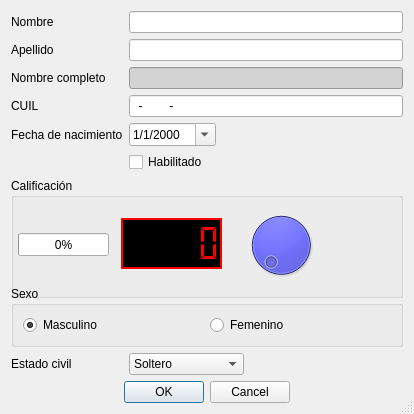
<?xml version="1.0" encoding="UTF-8"?>
<ui version="4.0">
 <class>Usuario</class>
 <widget class="QDialog" name="Usuario">
  <property name="geometry">
   <rect>
    <x>0</x>
    <y>0</y>
    <width>414</width>
    <height>414</height>
   </rect>
  </property>
  <property name="sizePolicy">
   <sizepolicy hsizetype="Preferred" vsizetype="Fixed">
    <horstretch>0</horstretch>
    <verstretch>1</verstretch>
   </sizepolicy>
  </property>
  <property name="minimumSize">
   <size>
    <width>0</width>
    <height>414</height>
   </size>
  </property>
  <property name="maximumSize">
   <size>
    <width>16777215</width>
    <height>414</height>
   </size>
  </property>
  <property name="windowTitle">
   <string>Dialog</string>
  </property>
  <property name="sizeGripEnabled">
   <bool>true</bool>
  </property>
  <layout class="QFormLayout" name="formLayout">
   <property name="fieldGrowthPolicy">
    <enum>QFormLayout::ExpandingFieldsGrow</enum>
   </property>
   <item row="0" column="0">
    <widget class="QLabel" name="label">
     <property name="text">
      <string>Nombre</string>
     </property>
     <property name="buddy">
      <cstring>lineEdit_Nombre</cstring>
     </property>
    </widget>
   </item>
   <item row="0" column="1">
    <widget class="QLineEdit" name="lineEdit_Nombre">
     <property name="inputMask">
      <string/>
     </property>
     <property name="maxLength">
      <number>32767</number>
     </property>
    </widget>
   </item>
   <item row="2" column="0">
    <widget class="QLabel" name="label_2">
     <property name="text">
      <string>Apellido</string>
     </property>
     <property name="buddy">
      <cstring>lineEdit_Apellido</cstring>
     </property>
    </widget>
   </item>
   <item row="2" column="1">
    <widget class="QLineEdit" name="lineEdit_Apellido">
     <property name="styleSheet">
      <string notr="true">font-weight: bold;</string>
     </property>
    </widget>
   </item>
   <item row="5" column="0">
    <widget class="QLabel" name="label_3">
     <property name="text">
      <string>CUIL</string>
     </property>
     <property name="buddy">
      <cstring>lineEdit_CUIL</cstring>
     </property>
    </widget>
   </item>
   <item row="5" column="1">
    <widget class="QLineEdit" name="lineEdit_CUIL">
     <property name="toolTip">
      <string>&lt;!DOCTYPE HTML PUBLIC &quot;-//W3C//DTD HTML 4.0//EN&quot; &quot;http://www.w3.org/TR/REC-html40/strict.dtd&quot;&gt;
&lt;html&gt;&lt;head&gt;&lt;meta name=&quot;qrichtext&quot; content=&quot;1&quot; /&gt;&lt;style type=&quot;text/css&quot;&gt;
p, li { white-space: pre-wrap; }
&lt;/style&gt;&lt;/head&gt;&lt;body style=&quot; font-family:'Ubuntu'; font-size:9pt; font-weight:400; font-style:normal;&quot;&gt;
&lt;p style=&quot; margin-top:0px; margin-bottom:0px; margin-left:0px; margin-right:0px; -qt-block-indent:0; text-indent:0px;&quot;&gt;Ingrese su &lt;span style=&quot; font-weight:600;&quot;&gt;edad&lt;/span&gt;.&lt;/p&gt;&lt;/body&gt;&lt;/html&gt;</string>
     </property>
     <property name="inputMask">
      <string>99-99999999-9; </string>
     </property>
     <property name="text">
      <string>--</string>
     </property>
     <property name="frame">
      <bool>true</bool>
     </property>
     <property name="echoMode">
      <enum>QLineEdit::Normal</enum>
     </property>
     <property name="dragEnabled">
      <bool>true</bool>
     </property>
    </widget>
   </item>
   <item row="6" column="0">
    <widget class="QLabel" name="label_4">
     <property name="text">
      <string>Fecha de nacimiento</string>
     </property>
     <property name="buddy">
      <cstring>dateEdit_Nacim</cstring>
     </property>
    </widget>
   </item>
   <item row="6" column="1">
    <widget class="QDateEdit" name="dateEdit_Nacim">
     <property name="sizeIncrement">
      <size>
       <width>0</width>
       <height>0</height>
      </size>
     </property>
     <property name="displayFormat">
      <string>d/M/yyyy</string>
     </property>
     <property name="calendarPopup">
      <bool>true</bool>
     </property>
    </widget>
   </item>
   <item row="7" column="1">
    <widget class="QCheckBox" name="checkBox_Habilitado">
     <property name="text">
      <string>Habilitado</string>
     </property>
    </widget>
   </item>
   <item row="8" column="0" colspan="2">
    <widget class="QGroupBox" name="groupBox">
     <property name="minimumSize">
      <size>
       <width>0</width>
       <height>120</height>
      </size>
     </property>
     <property name="title">
      <string>Calificación</string>
     </property>
     <widget class="QProgressBar" name="Calif_progressBar">
      <property name="geometry">
       <rect>
        <x>7</x>
        <y>55</y>
        <width>91</width>
        <height>23</height>
       </rect>
      </property>
      <property name="sizePolicy">
       <sizepolicy hsizetype="Maximum" vsizetype="Fixed">
        <horstretch>0</horstretch>
        <verstretch>0</verstretch>
       </sizepolicy>
      </property>
      <property name="value">
       <number>0</number>
      </property>
     </widget>
     <widget class="QDial" name="Calif_dial">
      <property name="geometry">
       <rect>
        <x>220</x>
        <y>30</y>
        <width>100</width>
        <height>74</height>
       </rect>
      </property>
      <property name="autoFillBackground">
       <bool>false</bool>
      </property>
      <property name="styleSheet">
       <string notr="true">QDial
{
	background-color: blue;
}</string>
      </property>
      <property name="maximum">
       <number>100</number>
      </property>
      <property name="sliderPosition">
       <number>0</number>
      </property>
      <property name="tracking">
       <bool>true</bool>
      </property>
      <property name="orientation">
       <enum>Qt::Horizontal</enum>
      </property>
      <property name="invertedAppearance">
       <bool>false</bool>
      </property>
      <property name="invertedControls">
       <bool>false</bool>
      </property>
      <property name="wrapping">
       <bool>false</bool>
      </property>
     </widget>
     <widget class="QLCDNumber" name="Calif_lcdNumber">
      <property name="geometry">
       <rect>
        <x>110</x>
        <y>40</y>
        <width>101</width>
        <height>51</height>
       </rect>
      </property>
      <property name="styleSheet">
       <string notr="true">background-color: black;
color: red;
border: 2px solid red;</string>
      </property>
      <property name="smallDecimalPoint">
       <bool>false</bool>
      </property>
      <property name="numDigits">
       <number>5</number>
      </property>
      <property name="digitCount">
       <number>5</number>
      </property>
      <property name="segmentStyle">
       <enum>QLCDNumber::Flat</enum>
      </property>
      <property name="value" stdset="0">
       <double>0.000000000000000</double>
      </property>
     </widget>
    </widget>
   </item>
   <item row="10" column="0" colspan="2">
    <widget class="QGroupBox" name="groupBox_2">
     <property name="title">
      <string>Sexo</string>
     </property>
     <layout class="QHBoxLayout" name="horizontalLayout">
      <item>
       <widget class="QRadioButton" name="radioButton_M">
        <property name="text">
         <string>Masculino</string>
        </property>
        <property name="checked">
         <bool>true</bool>
        </property>
       </widget>
      </item>
      <item>
       <widget class="QRadioButton" name="radioButton_F">
        <property name="text">
         <string>Femenino</string>
        </property>
        <property name="shortcut">
         <string>Ctrl+H</string>
        </property>
       </widget>
      </item>
     </layout>
    </widget>
   </item>
   <item row="12" column="0">
    <widget class="QLabel" name="label_8">
     <property name="text">
      <string>Estado civil</string>
     </property>
     <property name="buddy">
      <cstring>comboBox_ECivil</cstring>
     </property>
    </widget>
   </item>
   <item row="12" column="1">
    <widget class="QComboBox" name="comboBox_ECivil">
     <property name="editable">
      <bool>false</bool>
     </property>
     <property name="currentIndex">
      <number>0</number>
     </property>
     <item>
      <property name="text">
       <string>Soltero</string>
      </property>
     </item>
     <item>
      <property name="text">
       <string>Casado</string>
      </property>
     </item>
     <item>
      <property name="text">
       <string>Divorciado</string>
      </property>
     </item>
     <item>
      <property name="text">
       <string>Viudo</string>
      </property>
     </item>
     <item>
      <property name="text">
       <string>En concubinato</string>
      </property>
      <property name="icon">
       <iconset>
        <normalon>:/images/emule.png</normalon>
       </iconset>
      </property>
     </item>
    </widget>
   </item>
   <item row="14" column="0" colspan="2">
    <widget class="QDialogButtonBox" name="buttonBox">
     <property name="orientation">
      <enum>Qt::Horizontal</enum>
     </property>
     <property name="standardButtons">
      <set>QDialogButtonBox::Cancel|QDialogButtonBox::Ok</set>
     </property>
     <property name="centerButtons">
      <bool>true</bool>
     </property>
    </widget>
   </item>
   <item row="4" column="0">
    <widget class="QLabel" name="label_5">
     <property name="text">
      <string>Nombre completo</string>
     </property>
     <property name="buddy">
      <cstring>lineEdit_NombComp</cstring>
     </property>
    </widget>
   </item>
   <item row="4" column="1">
    <widget class="QLineEdit" name="lineEdit_NombComp">
     <property name="styleSheet">
      <string notr="true">background-color: lightgray;</string>
     </property>
     <property name="readOnly">
      <bool>true</bool>
     </property>
    </widget>
   </item>
  </layout>
 </widget>
 <tabstops>
  <tabstop>Calif_dial</tabstop>
  <tabstop>radioButton_M</tabstop>
  <tabstop>radioButton_F</tabstop>
 </tabstops>
 <resources/>
 <connections>
  <connection>
   <sender>buttonBox</sender>
   <signal>accepted()</signal>
   <receiver>Usuario</receiver>
   <slot>accept()</slot>
   <hints>
    <hint type="sourcelabel">
     <x>222</x>
     <y>399</y>
    </hint>
    <hint type="destinationlabel">
     <x>157</x>
     <y>274</y>
    </hint>
   </hints>
  </connection>
  <connection>
   <sender>buttonBox</sender>
   <signal>rejected()</signal>
   <receiver>Usuario</receiver>
   <slot>reject()</slot>
   <hints>
    <hint type="sourcelabel">
     <x>290</x>
     <y>405</y>
    </hint>
    <hint type="destinationlabel">
     <x>286</x>
     <y>274</y>
    </hint>
   </hints>
  </connection>
  <connection>
   <sender>Calif_dial</sender>
   <signal>valueChanged(int)</signal>
   <receiver>Calif_lcdNumber</receiver>
   <slot>display(int)</slot>
   <hints>
    <hint type="sourcelabel">
     <x>299</x>
     <y>206</y>
    </hint>
    <hint type="destinationlabel">
     <x>164</x>
     <y>237</y>
    </hint>
   </hints>
  </connection>
  <connection>
   <sender>Calif_dial</sender>
   <signal>valueChanged(int)</signal>
   <receiver>Calif_progressBar</receiver>
   <slot>setValue(int)</slot>
   <hints>
    <hint type="sourcelabel">
     <x>299</x>
     <y>206</y>
    </hint>
    <hint type="destinationlabel">
     <x>56</x>
     <y>238</y>
    </hint>
   </hints>
  </connection>
  <connection>
   <sender>lineEdit_Nombre</sender>
   <signal>textChanged(QString)</signal>
   <receiver>Usuario</receiver>
   <slot>nombreChanged(QString)</slot>
   <hints>
    <hint type="sourcelabel">
     <x>322</x>
     <y>15</y>
    </hint>
    <hint type="destinationlabel">
     <x>400</x>
     <y>124</y>
    </hint>
   </hints>
  </connection>
  <connection>
   <sender>lineEdit_Apellido</sender>
   <signal>textChanged(QString)</signal>
   <receiver>Usuario</receiver>
   <slot>nombreChanged(QString)</slot>
   <hints>
    <hint type="sourcelabel">
     <x>261</x>
     <y>41</y>
    </hint>
    <hint type="destinationlabel">
     <x>381</x>
     <y>156</y>
    </hint>
   </hints>
  </connection>
 </connections>
 <slots>
  <slot>nombreChanged(QString)</slot>
 </slots>
</ui>
